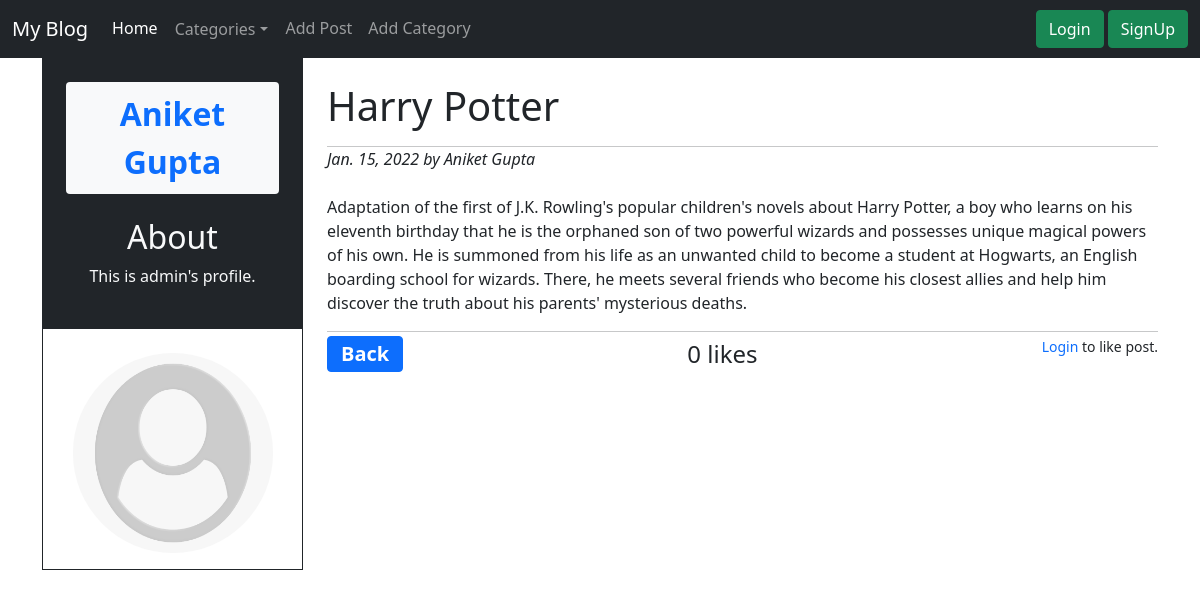
Screenshot of /blog/article/2 with the database file from the repository.
### blog/models.py (models this page shows, shortened)
class Post(models.Model):
    category = models.CharField(max_length=50)
    title = models.CharField(max_length=255)
    summary = models.CharField(max_length=122, default="")
    content = RichTextField(blank=True, null=True)
    pub_date = models.DateField(default=now)
    author = models.ForeignKey(User, on_delete=models.CASCADE)
    likes = models.ManyToManyField(User, related_name='blog_posts')
    thumbnail = models.ImageField(null=True, blank=True, upload_to='blog/images/')
    def total_likes(self):
        return self.likes.count()

class Profile(models.Model):
    user = models.OneToOneField(User, null=True, on_delete=models.CASCADE)
    bio = models.TextField()
    profile_pic = models.ImageField(null=True, blank=True, upload_to='blog/images/profile')
    website_url = models.CharField(max_length=255, null=True, blank=True)
    facebook_url = models.CharField(max_length=255, null=True, blank=True)
    instagram_url = models.CharField(max_length=255, null=True, blank=True)
    twitter_url = models.CharField(max_length=255, null=True, blank=True)

### blog/views.py (the view)
# urls.py: path('article/<int:pk>', ArticleDetailView.as_view(), name="ArticleDetail"),
class ArticleDetailView(DetailView):
    model = Post
    template_name = 'blog/article_details.html'
    def get_context_data(self, *args, **kwargs):
        cat_menu = Category.objects.all()
        context = super(ArticleDetailView, self).get_context_data(*args, **kwargs)
        current_post = get_object_or_404(Post, id=self.kwargs['pk'])
        total_likes = current_post.total_likes()
        liked = False
        if current_post.likes.filter(id=self.request.user.id).exists():
            liked = True
        context["cat_menu"] = cat_menu
        context["total_likes"] = total_likes
        context["liked"] = liked
        return context

### blog/models.py (called while the page is built)
    def __str__(self):
        return self.name

### blog/templates/blog/article_details.html (shortened to what this page needs)
{% extends 'blog/base.html' %}
{% load static %}
{% block body %}
  <div class="container">
    <div class="row">
      <div class="col-md-3">
        <aside class="pt-4 text-center bg-dark text-light p-4">
          <div class="bg-light text-primary rounded p-2">
            <a class=" text-decoration-none fs-2 fw-bold" {% if post.author.profile.id %}href="{% url 'UserProfile' post.author.profile.id %}"{% endif %}>{{post.author.first_name}} {{post.author.last_name}}</a>
          </div>
          <h2 class="mt-4">About</h2>
          {% if post.author.profile.bio %}
          <p>{% if post.author.profile.bio %}{{post.author.profile.bio}}{% else %}
            <a href="{% url 'EditProfile' post.author.profile.id %}">Click here to add your bio</a>{% endif %} {% else %}
            <a href="{% url 'CreateProfile' %}">Click here to Create profile</a></p>
          {% endif %}
        </aside>
        <div class="d-flex flex-column border border-dark">
          <div class="mt-4 d-flex flex-row justify-content-center align-content-center overflow-hidden">
            <img {% if post.author.profile.profile_pic %} src="/media/{{post.author.profile.profile_pic}}" {% else %} src="{% static 'blog/images/default_img.png' %}" {% endif %} class="rounded-circle" width="200" height="200">
          </div>
          <div class="d-flex flex-row justify-content-evenly p-2">
          </div>
        </div>
      </div>
      <article class="col-md-9 mt-4 mb-4">
        <h1>{{post.title}}</h1> <hr class="mb-0">
        <div>
          <i>{{post.pub_date}} by {{post.author.first_name}} {{post.author.last_name}}</i>
        </div>
        <p class="mb-auto mt-4">{{ post.content|safe }}</p>
        <hr class="mb-1">
        <form action="{% url 'LikePost' post.pk %}" method="post">
          <div class="d-flex flex-row justify-content-between">
            <a href="{% url 'BlogHome' %}" class="btn btn-primary badge fs-5">Back</a>
            <span class="fs-4">{{total_likes}} likes </span>
            {% if user.is_authenticated %}
            {% if liked %}
            <button type="submit" name="postId" value="{{post.id}}" class="btn btn-danger badge fs-5">Unlike</button>
            {% else %}
            <button type="submit" name="postId" value="{{post.id}}" class="btn btn-primary badge fs-5">Like</button>
            {% endif %}
            {% else %}
            <small><a href="{% url 'login' %}" class="text-decoration-none">Login</a> to like post.</small>
            {% endif %}
          </div>
        </form>
      </article>
    </div>
  </div>
{% endblock %}

### rows the page displays
Post: author.first_name "Aniket", author.last_name "Gupta", author.profile.bio "This is admin's profile.", title "Harry Potter", pub_date "Jan. 15, 2022", content "Adaptation of the first of J.K. Rowling's popular children's novels about Harry Potter, a boy who learns on his eleventh birthday that he is the orphaned son of two powerful wizards and possesses unique magical powers of his own. He is summoned from his life as an unwanted child to become a student at Hogwarts, an English boarding school for wizards. There, he meets several friends who become his closest allies and help him discover the truth about his parents' mysterious deaths."

### other values shown
{{ total_likes }} "0"
